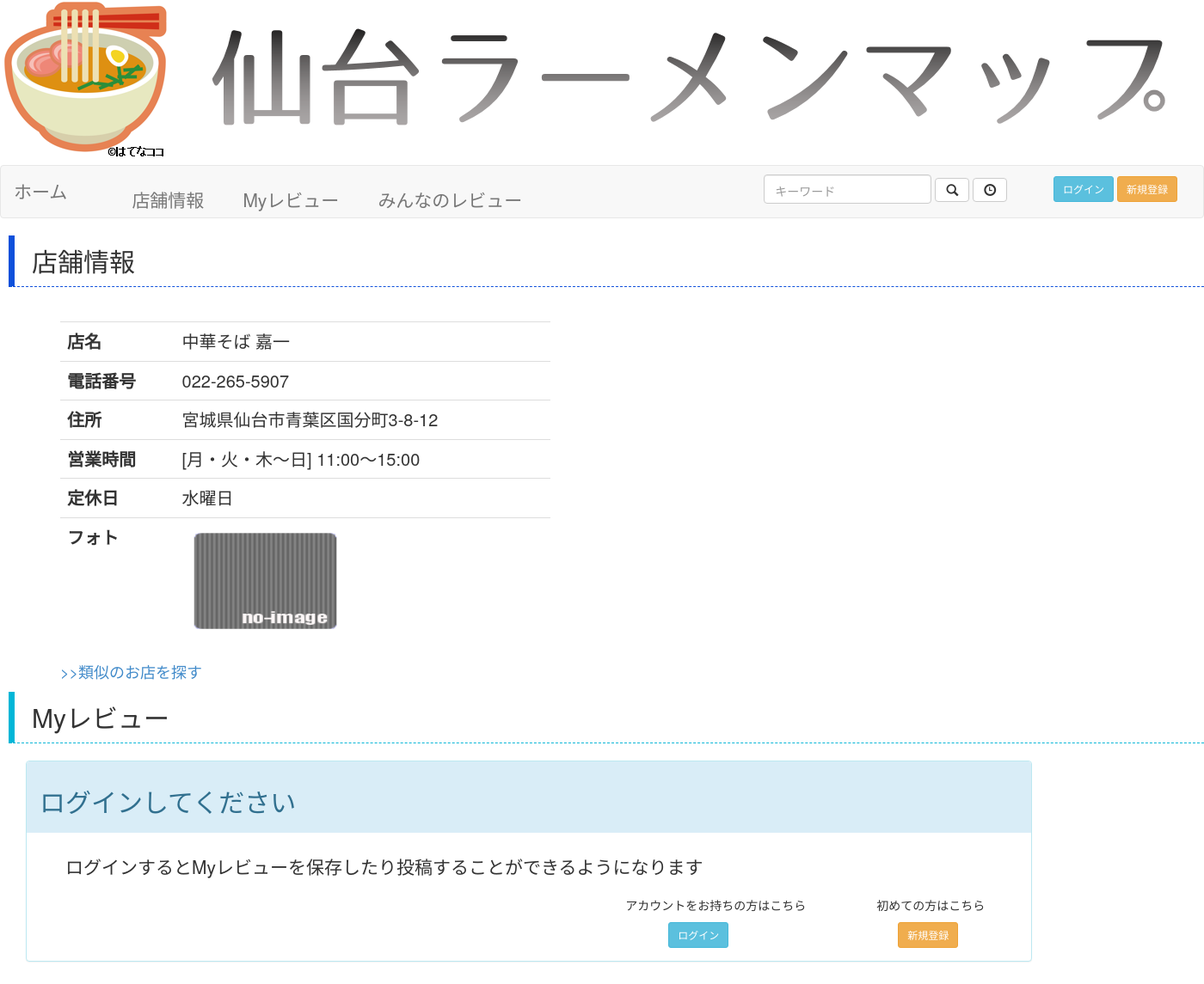
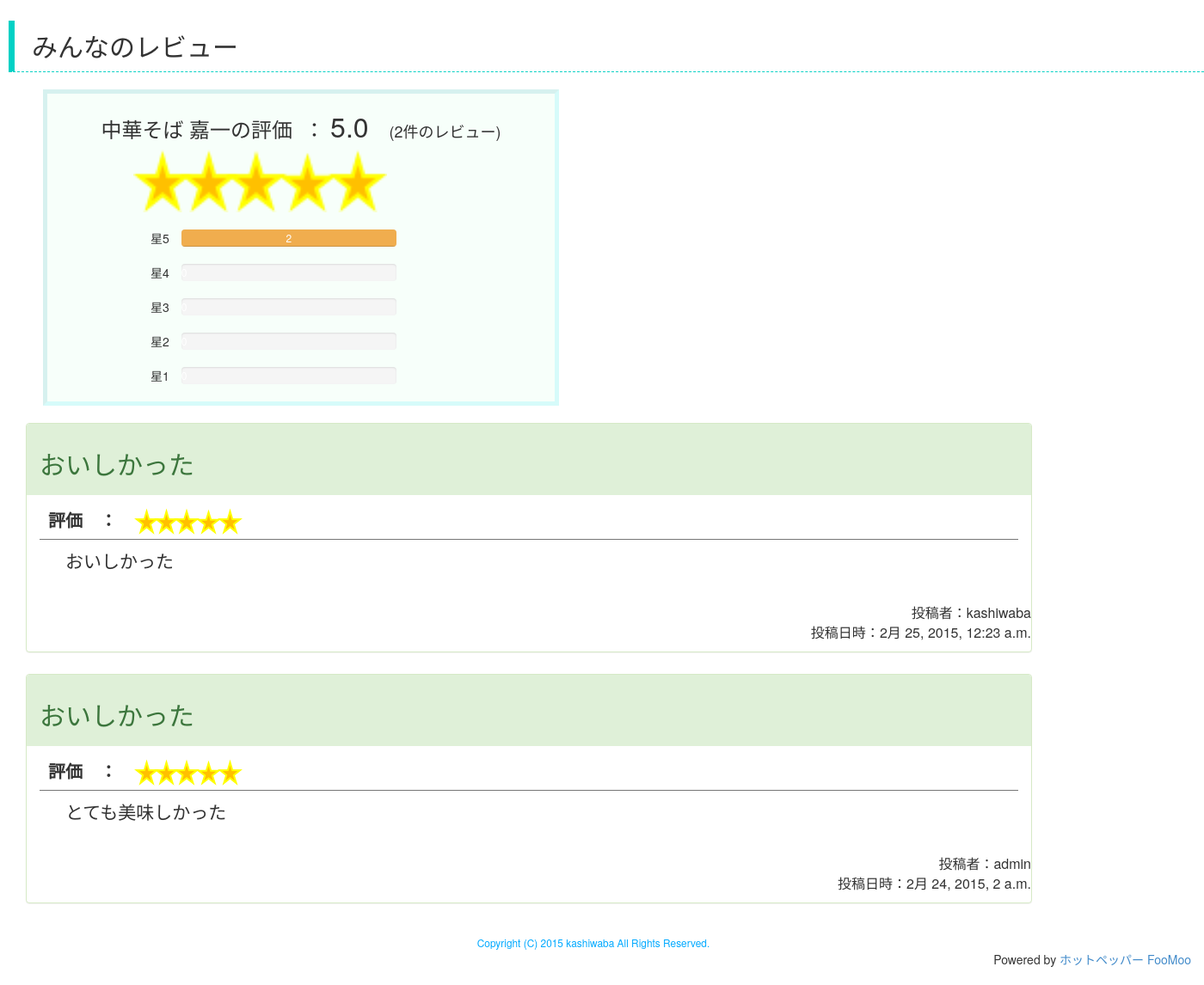
Page /detail/1/ on the committed database (2 pictures, top to bottom).
### myapp/models.py (models this page shows, shortened)
class Shop(models.Model):
  name = models.CharField(max_length=100)
  tell = models.CharField(max_length=20)
  address = models.CharField(max_length=100)
  opening = models.CharField(max_length=100)
  closed = models.CharField(max_length=100)
  photo = models.CharField(max_length=100)
  evaluation = models.DecimalField(decimal_places=1,max_digits=2,default=0.0)
  int_eval = models.IntegerField(default=0)
  lat = models.DecimalField(decimal_places=6,max_digits=9)
  lng = models.DecimalField(decimal_places=6,max_digits=9)
  cluster = models.IntegerField(default=0)
  tags = models.CharField(max_length=300,default="")

class evalInfo(models.Model):
  shop = models.ForeignKey(Shop)
  total = models.IntegerField(default=0)
  evaluation = models.DecimalField(decimal_places=1,max_digits=2,default=0.0)
  int_eval = models.IntegerField(default=0)
  one = models.IntegerField(default=0)
  two = models.IntegerField(default=0)
  three = models.IntegerField(default=0)
  four = models.IntegerField(default=0)
  five = models.IntegerField(default=0)

class Review(models.Model):
  shop = models.ForeignKey(Shop)
  title = models.CharField(max_length=100)
  comment = models.TextField()
  evaluation = models.IntegerField()
  pub_date = models.DateTimeField()
  name = models.CharField(max_length=100)

### myapp/views.py (the view)
# urls.py: url(r'^detail/(?P<shop_id>\d+)/$', 'myapp.views.detail', name='detail'),
def detail(request, shop_id):
  username=request.user.username
  shop = Shop.objects.get(pk=shop_id)
  evaluationInfo = evalInfo.objects.get(shop = shop)
  bbs_list = shop.review_set.order_by('-pub_date')[:5]
  if evaluationInfo.total < 6:
    bbs_flag = False
  else:
    bbs_flag = True
  if evaluationInfo.total>0:
    ratio = [0,0,0,0,0]		#星5から星1の比率
    ratio[0] = evaluationInfo.five*100.0/evaluationInfo.total
    ratio[1] = evaluationInfo.four*100.0/evaluationInfo.total
    ratio[2] = evaluationInfo.three*100.0/evaluationInfo.total
    ratio[3] = evaluationInfo.two*100.0/evaluationInfo.total
    ratio[4] = evaluationInfo.one*100.0/evaluationInfo.total
  else:
    ratio = [0,0,0,0,0]
  try:
    UserInfo = User.objects.get(username=username)
    my_review = UserInfo.myreview_set.filter(shop_id=shop_id)
    num_list = [5,4,3,2,1]
    error_message = ""
    if not my_review:
      my_review = "empty"
    else:
      my_review = my_review[0]
      my_bbs = shop.review_set.filter(name=username)
      if my_bbs:
        my_bbs = my_bbs.last()
        now_time = timezone.now()
        diff = now_time - my_bbs.pub_date
        if diff.days < 1:
          error_message = "最後の投稿から１日経過するまで投稿できません"
    context = {'username':username,'shop':shop,'my_review':my_review,'num_list':num_list,'bbs_list':bbs_list,'bbs_flag':bbs_flag,'eval':evaluationInfo,'ratios':ratio,'error_message':error_message}
  except:
    context = {'username':username,'shop':shop,'bbs_list':bbs_list,'bbs_flag':bbs_flag,'eval':evaluationInfo,'ratios':ratio}
  return render(request, 'myapp/detail.html', context)

### myapp/templates/myapp/detail.html (shortened to what this page needs)
<!DOCTYPE html>
<html lang="ja">
<head>
    {% load staticfiles %}
    <link href="{% static 'myapp/css/bootstrap.min.css' %}" rel="stylesheet">
</head>
<body>
    <img class="center-block" src="{% static 'myapp/title1.png' %}" />
    <nav class="navbar navbar-default" role="navigation">
        <div class="container-fluid">
            <div class="navbar-header">
                <a class="navbar-brand" href="{% url 'index' %}"><strong  class="lead">ホーム</strong></a>
            </div>
            <div id="collapse-id">
                <p><a class="navbar-brand" href="#info"><strong  class="lead" style="margin-left:60px;">店舗情報</strong></a></p>
                <p><a class="navbar-brand" href="#myReview"><strong  class="lead" style="margin-left:30px;">Myレビュー</strong></a></p>
                <p><a class="navbar-brand" href="#bbs"><strong  class="lead" style="margin-left:30px;">みんなのレビュー</strong></a></p>
                <form class="navbar-form text-right" action="{% url 'result' %}" method='post'>
		    {% if not username %}
                    <div class="form-group">
                        <input type="text" class="form-control mystyle_t" name="keyword" placeholder="キーワード">
                        <button type="submit" name="ButtonType" value = "search" class="btn btn-default glyphicon glyphicon-search"></button>
                        <button type="submit" name="ButtonType" value = "open" title="現在営業中のお店を検索" class="btn btn-default glyphicon glyphicon-time"></button>
                        <button type="button" class="btn btn-info btn-sm mystyle_l" onclick="location.href='{% url 'loginpage' %}'">ログイン</button>
                        <button type="button" class="btn btn-warning btn-sm" onclick="location.href='{% url 'make' %}'">新規登録</button>
                    </div>
                    {% endif %}
                </form>
            </div>
        </div>
    </nav>
    <div id="info">
        <h2 class="border blue bottomline-dashed leftline7" style="margin-left:10px;">店舗情報</h2>
    </div>
    <div class="float">
        <div id="gmap" style="width: 750px; height: 400px; margin-right: 80px;"></div>
    </div>
    <div class="container float2" style="width:500px; margin-left:40px; margin-top:20px;">
        <div class="container">
            <table class="table sample"style="font-size:20px;">
                <tr>
                    <th>店名</th>
                    <td>{{ shop.name }}</td>
                </tr>
                <tr>
                    <th>電話番号</th>
                    <td>{{ shop.tell }}</td>
                </tr>
                <tr>
                    <th>住所</th>
                    <td>{{ shop.address }}</td>
                </tr>
                <tr>
                    <th>営業時間</th>
                    <td>{{ shop.opening }}</td>
                </tr>
                <tr>
                    <th>定休日</th>
                    <td>{{ shop.closed }}</td>
                </tr>
                <tr>
                    <th>フォト</th>
                    {% ifequal shop.photo "NoImage.png" %}
                    <td><img src="/static/myapp/{{ shop.photo }}" width="193" height="130"></td>
                    {% else %}
                    <td><img src="{{ shop.photo }}" width="193" height="130"><p style="font-size:10px;">写真提供：ホットペッパー FooMoo</p></td>
                    {% endifequal %}
                </tr>
            </table>
            <p><span style="font-size: 18px;"><a href="{% url 'similarity' shop.id %}">>>類似のお店を探す</a></span></p>
        </div>
    </div>
    <div id="myReview" style="clear:both">
        <h2 class="border blue2 bottomline-dashed leftline7" style="margin-left:10px;">Myレビュー</h2>
    </div>
    {% if not my_review %}
    <div class="container panel-group" style="margin-left:30px;margin-bottom:0px;">
        <div class="row panel panel-info">
            <div class="panel-heading">
                <h2>ログインしてください</h2>
            </div>
            <div class="panel-body">
                <p class="lead" style="margin-left:30px;margin-top:10px;">ログインするとMyレビューを保存したり投稿することができるようになります</p>
                <div class="row">
                    <div class="col-md-7"></div>
                    <div class="col-md-3">
                        <p>アカウントをお持ちの方はこちら</p>
                        <button type="button" class="btn btn-info btn-sm mystyle_l" onclick="location.href='{% url 'loginpage' %}'">ログイン</button>
                    </div>
                    <div class="col-md-2">
                        <p>初めての方はこちら</p>
                        <button type="button" class="btn btn-warning btn-sm" style="margin-left:25px;" onclick="location.href='{% url 'make' %}'">新規登録</button>
                    </div>
                </div>
            </div>
        </div>
    </div>
   {% endif %}
    <div id="bbs" style="clear: both">
        <h2 class="border blue3 bottomline-dashed leftline7" style="margin-left: 10px;margin-top:50px;">みんなのレビュー</h2>
    </div>
  {% if bbs_list %}
    <div style="margin-left:50px; margin-bottom:20px; width:600px; border:rgba(0, 232, 255, 0.13) inset 5px; background-color:rgba(0, 255, 99, 0.03)">
        <div>
            <h3 class="text-center">{{ shop.name }}の評価&nbsp; ：&nbsp;<span style="font-size: 32px;">{{ eval.evaluation }}</span>　<span style="font-size: 18px;">({{ eval.total }}件のレビュー)</span></h3>
            <img src="/static/myapp/star{{ eval.int_eval }}.png" style="width: 50%; height: 50%; margin-left: 100px; margin-bottom: 20px;" />
        </div>
    {% for ratio in ratios %}
        <p class="float2" style="margin-left: 120px; margin-right: 0px;">星{{ forloop.revcounter }}</p>
        <div class="progress" style="width: 250px; margin-left: 30px;">
            {% ifequal  forloop.revcounter 5%}
            <div class="progress-bar  progress-bar-warning" style="width: {{ ratio }}%">{{ eval.five }}</div>
            {% endifequal %}
        </div>
    {% endfor %}
    </div>
   {% for bbs in bbs_list %}
    {% ifequal bbs.name username %}
    <div class="container panel-group" style="margin-left:30px;margin-bottom:25px;margin-top:20px;">
        <div class="row panel panel-success">
            <div class="panel-heading">
                <h2>{{ bbs.title }}</h2>
            </div>
            <div class="panel-body">
                <h2 class="panel-title" style="border-bottom: solid 5px #767676;border-width: 1px;">
					<b style="font-size:20px;margin-left:10px;">評価　：　</b><img src="/static/myapp/star{{ bbs.evaluation }}.png" style="margin-bottom:5px;" />
                </h2>
                <p class="lead" style="margin-left:30px;margin-top:10px;">{{ bbs.comment }}</p>
            </div>
            <div class="row">
                <button class="btn btn-info text-right col-md-1 button_width btn-xs" data-toggle="modal" data-target="#modal{{ bbs.id }}" style="margin-left: 60px; margin-bottom: 20px; margin-top: 10px; font-size: 20px;">
                    <span style="color: white">編集</span>
                </button>
                <form action="{% url 'delete' shop.id %}" method='post'>
                    <input type="hidden" name="id" value={{ bbs.id }}>
                    <input type="submit" class="btn btn-danger btn-xs col-md-1 button_width" style="font-size: 20px; margin-left: 10px; margin-bottom: 20px; margin-top: 10px;" value="削除">
                </form>
                <p class="text-right col-md-9" style="font-size: 16px; margin-left:80px;margin-right:0px;">
                    投稿者：{{ bbs.name }}　　<br />
                    投稿日時：{{ bbs.pub_date }}
                </p>
            </div>
        </div>
    </div>
    <div class="modal" id="modal{{ bbs.id }}" tabindex="-1">
        <div class="modal-dialog">
            <div class="modal-content">
                <div class="modal-header">
                    <button type="button" class="close" data-dismiss="modal">
                        <span aria-hidden="true">&times;</span>
                    </button>
                    <h4 class="modal-title" id="H1">
                        投稿したMyレビュー
                    </h4>
                </div>
                <form action="{% url 'edit' shop.id %}" method='post'>
                    <div class="modal-body">
                        <div class="form-inline">
                            <label>評価</label>
                            <select name="eval" class="eval_width" style="margin-bottom: 20px; margin-left:20px;">
                                {% for num in num_list %}
                                  {% ifequal bbs.evaluation num %}
                                     <option selected value={{ num }}>{{ num }}</option>
                                  {% else %}
                                     <option value={{ num }}>{{ num }}</option>
                                  {% endifequal %}
                                {% endfor %}
                            </select>
                        </div>
                        <label>タイトル</label><br />
                        <textarea cols="65" name="title" rows="1" style="height:25px;">{{ bbs.title }}</textarea>
                        <br />
                        <label>コメント</label><br />
                        <textarea cols="65" id="id_content" name="comment" rows="10">{{ bbs.comment }}</textarea>
                        <input type="hidden" name="id" value={{ bbs.id }}>
                    </div>
                    <div class="modal-footer">
                        <button type="button" class="btn btn-default" data-dismiss="modal">閉じる</button>
                        <input type="submit" class="btn btn-primary btn-default" value="保存">
                    </div>
                </form>
            </div>
        </div>
    </div>
    {% else %}
    <div class="container panel-group" style="margin-left:30px;margin-bottom:25px;">
        <div class="row panel panel-success">
            <div class="panel-heading">
                <h2>{{ bbs.title }}</h2>
            </div>
            <div class="panel-body">
                <h2 class="panel-title" style="border-bottom: solid 5px #767676;border-width: 1px;">
					<b style="font-size:20px;margin-left:10px;">評価　：　</b><img src="/static/myapp/star{{ bbs.evaluation }}.png" style="margin-bottom:5px;" />
                </h2>
                <p class="lead" style="margin-left:30px;margin-top:10px;">{{ bbs.comment }}</p>
            </div>
            <p class="text-right" style="font-size:16px;">
                投稿者：{{ bbs.name }}　　<br />
                投稿日時：{{ bbs.pub_date }}
            </p>
        </div>
    </div>
    {% endifequal %}
   {% endfor %}
    <footer class="container-fluid">
        <small style="color:#00a9ff;margin-right:20px;">Copyright (C) 2015 kashiwaba All Rights Reserved.</small>
        <p class="text-right">Powered by <a href="http://www.hotpepper.jp/">ホットペッパー FooMoo</a></p>
    </footer>
  {% endif %}
</body>
</html>

### myapp/templates/myapp/detail.html (style rules this page uses)
.mystyle_t { padding-top: 10px; }
.mystyle_l { padding-left: 10px; margin-left: 50px; }
.border { color: #333333; margin: 0 0 20px; padding: 13px 20px; background-color: #ffffff; }
.blue { color: #333333; background-color: #ffffff; border-color: #0d50db; }
.blue2 { color: #333333; background-color: #ffffff; border-color: #00b6d7; }
.blue3 { color: #333333; background-color: #ffffff; border-color: #00d1c5; }
.bottomline-dashed { border-bottom-width: 1px; border-bottom-style: dashed; }
.leftline7 { border-left-width: 7px; border-left-style: solid; }
table.sample { width: 50%; }
.float { float:right; padding-left:1em; }
.float2 { float:left; padding-right:1em; }
footer { text-align: center; padding: 10px; }

### rows in the picture
Shop: name "中華そば 嘉一", tell "022-265-5907", address "宮城県仙台市青葉区国分町3-8-12", opening "[月・火・木～日] 11:00～15:00", closed "水曜日", photo (placeholder picture)
evalInfo: evaluation "5.0", total "2", five "2"
Review: title "おいしかった", comment "おいしかった", name "kashiwaba…", pub_date "2月 25, 2015, 12:23 a.m.…"
Review: title "おいしかった", comment "とても美味しかった", name "admin…", pub_date "2月 24, 2015, 2 a.m.…"
